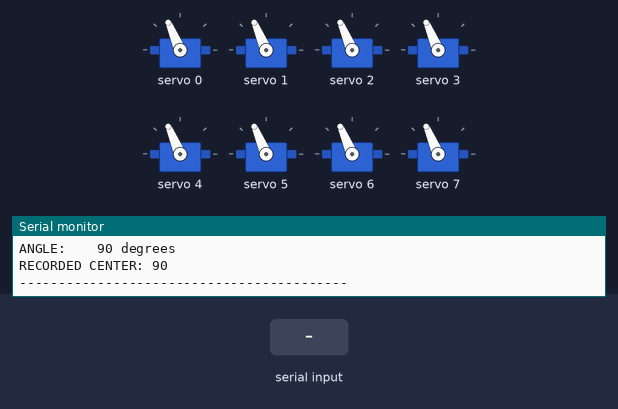
Simulated run of this sketch. Board: Arduino Uno, built with avr-gcc and run on an emulated ATmega328P. On the bench: 8 × servo, the last lines printed to the serial monitor. The inputs (shaded band) are chosen by the test bench.

Above: at 2.9 s.
3.0 s: "a90\n" received over Serial
4.5 s: "s,45\n" received over Serial
At 5.0 s:
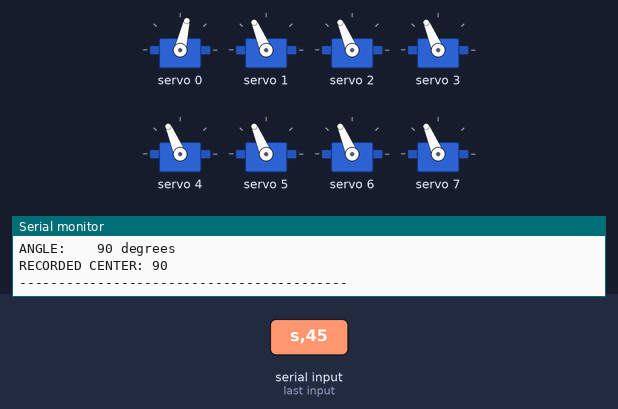
6.0 s: byte 97 ('a') received over Serial
At 7.2 s:
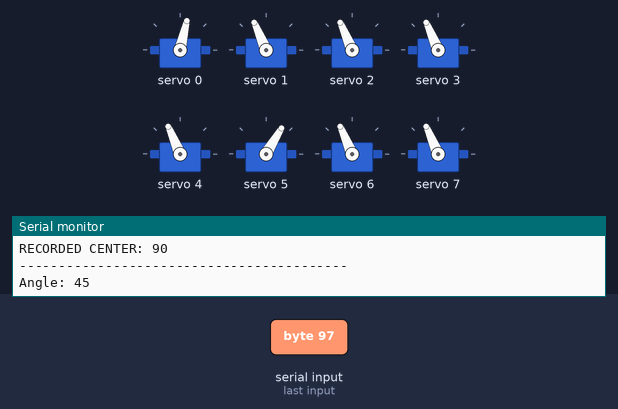
7.5 s: byte 43 ('+') received over Serial
At 8.6 s:
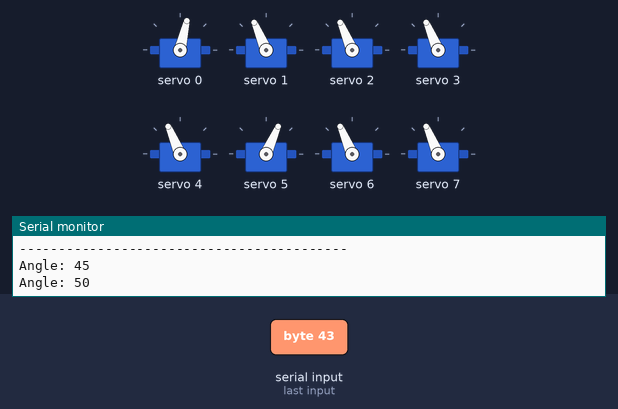
9.0 s: byte 48 ('0') received over Serial
At 9.7 s:
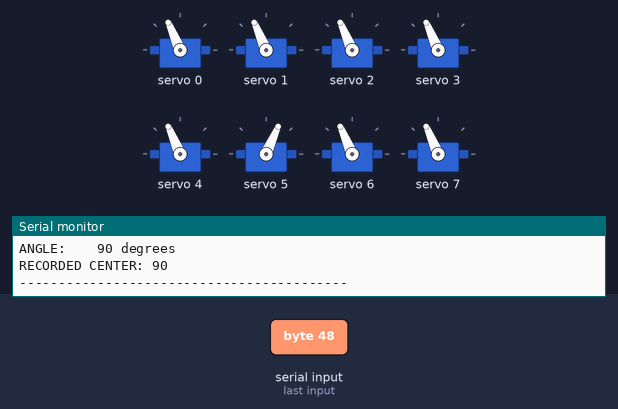
10.5 s: "d90\n" received over Serial
Timing chart, 0 to 13.0 s (numbered marks = the images above; inputs shaded):
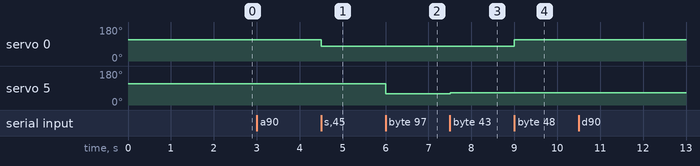

Measured:
- after the input at 4.5 s, servo 0: 113° → 77° at once
- after the input at 6.0 s, servo 5: 113° → 59° at once
- after the input at 7.5 s, servo 5: 59° → 66° at once
- after the input at 9.0 s, servo 0: 77° → 113° at once

The sketch:

servo_individual_test.ino
```cpp
/*
 * SERVO INDIVIDUAL TEST - Interactive Testing Tool
 * Test each servo one at a time, find ranges, record data
 *
 * Use Serial Monitor at 9600 baud
 */

#include <Wire.h>
#include <Adafruit_PWMServoDriver.h>

Adafruit_PWMServoDriver pwm = Adafruit_PWMServoDriver();

#define SERVOMIN  125
#define SERVOMAX  575
#define SERVO_FREQ 50

// Current test state
int currentServo = 0;
int currentAngle = 90;

// Servo info
const char* servoNames[] = {
  "CH0: Front Right HIP",
  "CH1: Front Left HIP",
  "CH2: Front Right LEG",
  "CH3: Front Left LEG",
  "CH4: Back Right HIP",
  "CH5: Back Left HIP",
  "CH6: Back Right LEG",
  "CH7: Back Left LEG"
};

// Test data storage (you'll record these)
int recordedCenter[8] = {90, 90, 90, 90, 90, 90, 90, 90};
int recordedMin[8] = {0, 0, 0, 0, 0, 0, 0, 0};
int recordedMax[8] = {180, 180, 180, 180, 180, 180, 180, 180};

void setAngle(int ch, int angle) {
  angle = constrain(angle, 0, 180);
  int pulse = map(angle, 0, 180, SERVOMIN, SERVOMAX);
  pwm.setPWM(ch, 0, pulse);
}

void printHelp() {
  Serial.println(F("\n========== SERVO TEST COMMANDS =========="));
  Serial.println(F("SERVO SELECT:"));
  Serial.println(F("  0-7    : Select servo channel"));
  Serial.println(F(""));
  Serial.println(F("ANGLE CONTROL:"));
  Serial.println(F("  +      : Increase angle by 5"));
  Serial.println(F("  -      : Decrease angle by 5"));
  Serial.println(F("  ]      : Increase angle by 1"));
  Serial.println(F("  [      : Decrease angle by 1"));
  Serial.println(F("  c      : Center (90 degrees)"));
  Serial.println(F("  m      : Min (45 degrees)"));
  Serial.println(F("  x      : Max (135 degrees)"));
  Serial.println(F(""));
  Serial.println(F("QUICK ANGLES:"));
  Serial.println(F("  a      : Set to 45"));
  Serial.println(F("  s      : Set to 60"));
  Serial.println(F("  d      : Set to 75"));
  Serial.println(F("  f      : Set to 90"));
  Serial.println(F("  g      : Set to 105"));
  Serial.println(F("  h      : Set to 120"));
  Serial.println(F("  j      : Set to 135"));
  Serial.println(F(""));
  Serial.println(F("RECORD:"));
  Serial.println(F("  r      : Record current as CENTER"));
  Serial.println(F("  p      : Print all recorded data"));
  Serial.println(F(""));
  Serial.println(F("TEST:"));
  Serial.println(F("  t      : Test current servo (sweep)"));
  Serial.println(F("  w      : Wiggle test (quick back-forth)"));
  Serial.println(F("  n      : Next servo"));
  Serial.println(F("  ?      : Show this help"));
  Serial.println(F("==========================================\n"));
}

void printStatus() {
  Serial.println(F("------------------------------------------"));
  Serial.print(F("SELECTED: "));
  Serial.println(servoNames[currentServo]);
  Serial.print(F("ANGLE:    "));
  Serial.print(currentAngle);
  Serial.println(F(" degrees"));
  Serial.print(F("RECORDED CENTER: "));
  Serial.println(recordedCenter[currentServo]);
  Serial.println(F("------------------------------------------"));
}

void setup() {
  Serial.begin(9600);

  Serial.println(F("\n"));
  Serial.println(F("############################################"));
  Serial.println(F("#   SPIDER ROBOT - SERVO INDIVIDUAL TEST   #"));
  Serial.println(F("############################################"));
  Serial.println(F(""));

  pwm.begin();
  pwm.setOscillatorFrequency(27000000);
  pwm.setPWMFreq(SERVO_FREQ);
  delay(10);

  Serial.println(F("PCA9685 Ready!"));
  Serial.println(F(""));
  Serial.println(F("SERVO LAYOUT:"));
  Serial.println(F(""));
  Serial.println(F("        FRONT"));
  Serial.println(F("   [1]---+---[0]    (HIP servos)"));
  Serial.println(F("   [3]   |   [2]    (LEG servos)"));
  Serial.println(F("         |"));
  Serial.println(F("   [5]---+---[4]    (HIP servos)"));
  Serial.println(F("   [7]   |   [6]    (LEG servos)"));
  Serial.println(F("        BACK"));
  Serial.println(F(""));

  // Start all at 90
  for (int i = 0; i < 8; i++) {
    setAngle(i, 90);
  }
  delay(500);

  printHelp();
  printStatus();
}

void loop() {
  if (Serial.available()) {
    char cmd = Serial.read();

    // Ignore newlines
    if (cmd == '\n' || cmd == '\r') return;

    switch (cmd) {
      // Select servo
      case '0': case '1': case '2': case '3':
      case '4': case '5': case '6': case '7':
        currentServo = cmd - '0';
        currentAngle = 90;
        setAngle(currentServo, currentAngle);
        Serial.print(F("\n>> Selected: "));
        Serial.println(servoNames[currentServo]);
        printStatus();
        break;

      // Angle adjust
      case '+':
      case '=':
        currentAngle = constrain(currentAngle + 5, 0, 180);
        setAngle(currentServo, currentAngle);
        Serial.print(F("Angle: "));
        Serial.println(currentAngle);
        break;

      case '-':
        currentAngle = constrain(currentAngle - 5, 0, 180);
        setAngle(currentServo, currentAngle);
        Serial.print(F("Angle: "));
        Serial.println(currentAngle);
        break;

      case ']':
        currentAngle = constrain(currentAngle + 1, 0, 180);
        setAngle(currentServo, currentAngle);
        Serial.print(F("Angle: "));
        Serial.println(currentAngle);
        break;

      case '[':
        currentAngle = constrain(currentAngle - 1, 0, 180);
        setAngle(currentServo, currentAngle);
        Serial.print(F("Angle: "));
        Serial.println(currentAngle);
        break;

      // Quick angles
      case 'a': currentAngle = 45; setAngle(currentServo, currentAngle); Serial.println(F("Angle: 45")); break;
      case 's': currentAngle = 60; setAngle(currentServo, currentAngle); Serial.println(F("Angle: 60")); break;
      case 'd': currentAngle = 75; setAngle(currentServo, currentAngle); Serial.println(F("Angle: 75")); break;
      case 'f': currentAngle = 90; setAngle(currentServo, currentAngle); Serial.println(F("Angle: 90")); break;
      case 'g': currentAngle = 105; setAngle(currentServo, currentAngle); Serial.println(F("Angle: 105")); break;
      case 'h': currentAngle = 120; setAngle(currentServo, currentAngle); Serial.println(F("Angle: 120")); break;
      case 'j': currentAngle = 135; setAngle(currentServo, currentAngle); Serial.println(F("Angle: 135")); break;

      case 'c':
        currentAngle = 90;
        setAngle(currentServo, currentAngle);
        Serial.println(F("Centered at 90"));
        break;

      case 'm':
        currentAngle = 45;
        setAngle(currentServo, currentAngle);
        Serial.println(F("Min at 45"));
        break;

      case 'x':
        currentAngle = 135;
        setAngle(currentServo, currentAngle);
        Serial.println(F("Max at 135"));
        break;

      // Record center
      case 'r':
        recordedCenter[currentServo] = currentAngle;
        Serial.print(F("** RECORDED CENTER for "));
        Serial.print(servoNames[currentServo]);
        Serial.print(F(": "));
        Serial.println(currentAngle);
        break;

      // Print all data
      case 'p':
        Serial.println(F("\n======= RECORDED SERVO DATA ======="));
        Serial.println(F("CH  | Name              | Center"));
        Serial.println(F("----|-------------------|-------"));
        for (int i = 0; i < 8; i++) {
          Serial.print(i);
          Serial.print(F("   | "));
          Serial.print(servoNames[i]);
          // Pad
          for (int p = strlen(servoNames[i]); p < 18; p++) Serial.print(" ");
          Serial.print(F("| "));
          Serial.println(recordedCenter[i]);
        }
        Serial.println(F("==================================="));
        Serial.println(F("\nCopy for code:"));
        Serial.print(F("int homeAngles[8] = {"));
        for (int i = 0; i < 8; i++) {
          Serial.print(recordedCenter[i]);
          if (i < 7) Serial.print(F(", "));
        }
        Serial.println(F("};"));
        break;

      // Test sweep
      case 't':
        Serial.print(F("Testing "));
        Serial.println(servoNames[currentServo]);
        for (int a = 90; a >= 45; a -= 5) {
          setAngle(currentServo, a);
          Serial.print(a); Serial.print(F(" "));
          delay(200);
        }
        for (int a = 45; a <= 135; a += 5) {
          setAngle(currentServo, a);
          Serial.print(a); Serial.print(F(" "));
          delay(200);
        }
        for (int a = 135; a >= 90; a -= 5) {
          setAngle(currentServo, a);
          Serial.print(a); Serial.print(F(" "));
          delay(200);
        }
        Serial.println(F("\nDone"));
        currentAngle = 90;
        break;

      // Wiggle
      case 'w':
        Serial.println(F("Wiggle test..."));
        for (int i = 0; i < 3; i++) {
          setAngle(currentServo, currentAngle - 20);
          delay(200);
          setAngle(currentServo, currentAngle + 20);
          delay(200);
        }
        setAngle(currentServo, currentAngle);
        Serial.println(F("Done"));
        break;

      // Next servo
      case 'n':
        currentServo = (currentServo + 1) % 8;
        currentAngle = 90;
        setAngle(currentServo, currentAngle);
        Serial.print(F("\n>> Next: "));
        Serial.println(servoNames[currentServo]);
        printStatus();
        break;

      // Help
      case '?':
        printHelp();
        break;
    }
  }
}
```
